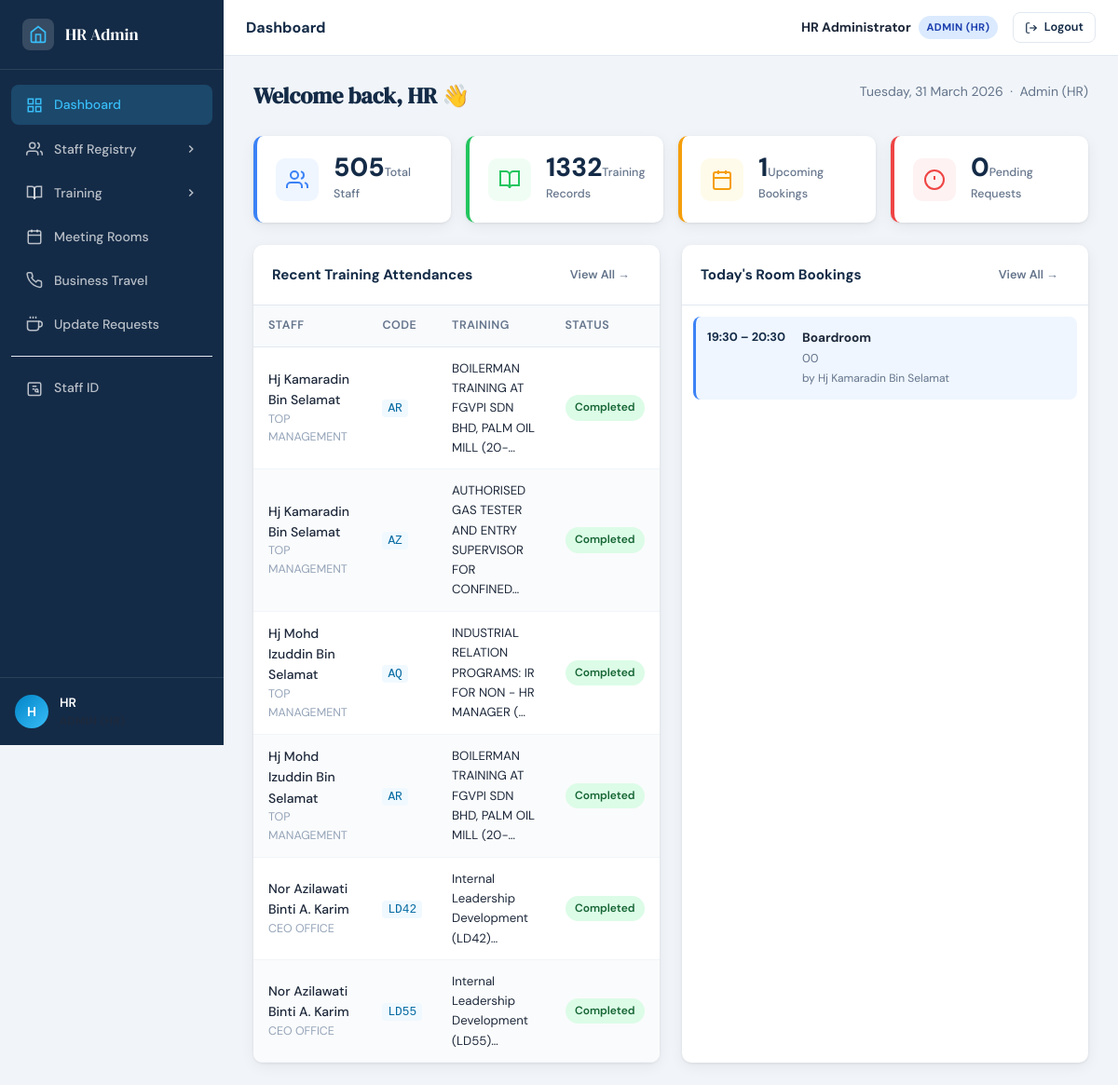
The app's page /dashboard.php (signed in) with its own data.
### tables this page shows
CREATE TABLE `training_attendances` (
  `id` int(11) NOT NULL,
  `staff_id` int(11) NOT NULL,
  `course_id` int(11) NOT NULL,
  `status` enum('Completed','In Progress','Scheduled') DEFAULT 'Completed',
  `remarks` text DEFAULT NULL,
  `created_by` int(11) DEFAULT NULL,
  `created_at` timestamp NOT NULL DEFAULT current_timestamp()
);

CREATE TABLE `staff` (
  `id` int(11) NOT NULL,
  `staff_no` varchar(20) NOT NULL,
  `name` varchar(150) NOT NULL,
  `position` varchar(200) DEFAULT NULL,
  `department_id` int(11) DEFAULT NULL,
  `company` varchar(10) DEFAULT 'FJB',
  `email` varchar(150) DEFAULT NULL,
  `is_active` tinyint(1) DEFAULT 1,
  `created_at` timestamp NOT NULL DEFAULT current_timestamp(),
  `updated_at` timestamp NOT NULL DEFAULT current_timestamp() ON UPDATE current_timestamp()
);

CREATE TABLE `departments` (
  `id` int(11) NOT NULL,
  `name` varchar(100) NOT NULL,
  `company` varchar(20) DEFAULT 'FJB',
  `created_at` timestamp NOT NULL DEFAULT current_timestamp()
);

CREATE TABLE `training_courses` (
  `id` int(11) NOT NULL,
  `code` varchar(20) NOT NULL,
  `title` text NOT NULL,
  `company` varchar(10) DEFAULT 'FJB',
  `training_date` date DEFAULT NULL,
  `created_at` timestamp NOT NULL DEFAULT current_timestamp()
);

CREATE TABLE `room_bookings` (
  `id` int(11) NOT NULL,
  `room_id` int(11) NOT NULL,
  `booked_by_id` int(11) NOT NULL,
  `booked_by_name` varchar(100) NOT NULL,
  `booking_date` date NOT NULL,
  `start_time` time NOT NULL,
  `end_time` time NOT NULL,
  `purpose` text DEFAULT NULL,
  `status` enum('pending','approved','rejected') NOT NULL DEFAULT 'pending',
  `approved_by` int(11) DEFAULT NULL,
  `approved_at` timestamp NULL DEFAULT NULL,
  `approval_note` text DEFAULT NULL,
  `created_at` timestamp NOT NULL DEFAULT current_timestamp(),
  `updated_at` timestamp NOT NULL DEFAULT current_timestamp() ON UPDATE current_timestamp(),
  `approved_by_id` int(11) DEFAULT NULL,
  `approved_by_name` varchar(100) DEFAULT NULL,
  `rejection_reason` varchar(255) DEFAULT NULL
);

CREATE TABLE `meeting_rooms` (
  `id` int(11) NOT NULL,
  `name` varchar(100) NOT NULL,
  `description` varchar(200) DEFAULT NULL,
  `capacity` int(11) NOT NULL,
  `color_class` varchar(50) DEFAULT NULL,
  `pic_user_id` int(11) DEFAULT NULL
);

### includes/auth.php (called while the page is built, shortened)
<?php
function getRole() {
    return $_SESSION['role'] ?? '';
}
function isAdmin() {
    return in_array(getRole(), ['admin_it', 'admin_hr']);
}
function currentUser() {
    return [
        'id'            => $_SESSION['user_id'] ?? null,
        'name'          => $_SESSION['name'] ?? '',
        'email'         => $_SESSION['email'] ?? '',
        'role'          => $_SESSION['role'] ?? '',
        'department_id' => $_SESSION['department_id'] ?? null,
        'department'    => $_SESSION['department'] ?? '',
        'staff_no'      => $_SESSION['staff_no'] ?? '',
        'position'      => $_SESSION['position'] ?? '',
        'company'       => $_SESSION['company'] ?? 'FJB',
    ];
}
function getRoleLabel($role = null) {
    $r = $role ?? getRole();
    return match($r) {
        'admin_it' => 'Admin (IT)',
        'admin_hr' => 'Admin (HR)',
        'staff'    => 'Staff',
        default    => ucfirst($r),
    };
}
function isModuleEnabled($module) {
    $pdo = getDB();
    try {
        $stmt = $pdo->prepare("SELECT setting_value FROM system_settings WHERE setting_key = ?");
        $stmt->execute(['module_' . $module]);
        $val = $stmt->fetchColumn();
        return $val !== false ? (bool)$val : true;
    } catch (Exception $e) {
        return true;
    }
}

### pages/home.php (the view, shortened to what this page needs)
<?php
$pdo  = getDB();
$user = currentUser();
if (isAdmin()) {
    $totalStaff     = $pdo->query("SELECT COUNT(*) FROM staff")->fetchColumn();
    $totalTraining  = $pdo->query("SELECT COUNT(*) FROM training_attendances")->fetchColumn();
    $totalBookings  = $pdo->query("SELECT COUNT(*) FROM room_bookings WHERE booking_date >= CURDATE()")->fetchColumn();
    $pendingReqs    = $pdo->query("SELECT COUNT(*) FROM update_requests WHERE status='Pending'")->fetchColumn();
    $recentTraining = $pdo->query("
        SELECT ta.status, ta.created_at, s.name as emp_name, s.staff_no,
               tc.code as training_code, tc.title as training_title, d.name as dept_name
        FROM training_attendances ta
        JOIN staff s ON ta.staff_id = s.id
        JOIN training_courses tc ON ta.course_id = tc.id
        LEFT JOIN departments d ON s.department_id = d.id
        ORDER BY ta.created_at DESC LIMIT 6
    ")->fetchAll();
}
$todayBookings = $pdo->query("
    SELECT rb.*, mr.name as room_name, mr.color_class
    FROM room_bookings rb
    JOIN meeting_rooms mr ON rb.room_id = mr.id
    WHERE rb.booking_date = CURDATE()
    ORDER BY rb.start_time
")->fetchAll();
?>
<div class="page-header">
    <h2>Welcome back, <?= htmlspecialchars(explode(' ', $user['name'])[0]) ?> 👋</h2>
    <p class="page-subtitle"><?= date('l, d F Y') ?> &nbsp;·&nbsp; <?= getRoleLabel() ?></p>
</div>
<div class="stats-grid">
    <?php if (isAdmin()): ?>
        <div class="stat-card stat-blue">
            <div class="stat-icon"></div>
            <div class="stat-info"><span class="stat-value"><?= $totalStaff ?></span><span class="stat-label">Total Staff</span></div>
        </div>
        <div class="stat-card stat-green">
            <div class="stat-icon"><svg xmlns="http://www.w3.org/2000/svg" width="24" height="24" viewBox="0 0 24 24" fill="none" stroke="currentColor" stroke-width="2"><path d="M2 3h6a4 4 0 0 1 4 4v14a3 3 0 0 0-3-3H2z"></path><path d="M22 3h-6a4 4 0 0 0-4 4v14a3 3 0 0 1 3-3h7z"></path></svg></div>
            <div class="stat-info"><span class="stat-value"><?= $totalTraining ?></span><span class="stat-label">Training Records</span></div>
        </div>
        <div class="stat-card stat-amber">
            <div class="stat-icon"></div>
            <div class="stat-info"><span class="stat-value"><?= $totalBookings ?></span><span class="stat-label">Upcoming Bookings</span></div>
        </div>
        <div class="stat-card stat-red">
            <div class="stat-icon"><svg xmlns="http://www.w3.org/2000/svg" width="24" height="24" viewBox="0 0 24 24" fill="none" stroke="currentColor" stroke-width="2"><circle cx="12" cy="12" r="10"></circle><line x1="12" y1="8" x2="12" y2="12"></line><line x1="12" y1="16" x2="12.01" y2="16"></line></svg></div>
            <div class="stat-info"><span class="stat-value"><?= $pendingReqs ?></span><span class="stat-label">Pending Requests</span></div>
        </div>
    <?php endif; ?>
</div>
<div class="dashboard-grid">
    <div class="card">
        <div class="card-header">
            <h3><?= isAdmin() ? 'Recent Training Attendances' : 'My Recent Trainings' ?></h3>
            <a href="?page=training" class="btn btn-sm btn-ghost">View All →</a>
        </div>
        <?php if (empty($recentTraining)): ?>
            <div class="empty-state" style="padding:2rem;">No training records yet.</div>
        <?php else: ?>
            <table class="table">
                <thead><tr><?= isAdmin() ? '<th>Staff</th>' : '' ?><th>Code</th><th>Training</th><th>Status</th></tr></thead>
                <tbody>
                <?php foreach ($recentTraining as $t): ?>
                <tr>
                    <?php if (isAdmin()): ?>
                    <td>
                        <div style="font-weight:500;"><?= htmlspecialchars($t['emp_name']) ?></div>
                        <div style="font-size:.78rem;color:#94a3b8;"><?= htmlspecialchars($t['dept_name'] ?? '') ?></div>
                    </td>
                    <?php endif; ?>
                    <td><code class="training-code"><?= htmlspecialchars($t['training_code']) ?></code></td>
                    <td style="font-size:.83rem;max-width:250px;"><?= htmlspecialchars(substr($t['training_title'], 0, 55)) ?>…</td>
                    <td><span class="status-badge status-<?= strtolower(str_replace(' ', '-', $t['status'])) ?>"><?= $t['status'] ?></span></td>
                </tr>
                <?php endforeach; ?>
                </tbody>
            </table>
        <?php endif; ?>
    </div>
    <div class="card">
        <div class="card-header">
            <h3>Today's Room Bookings</h3>
            <a href="?page=rooms" class="btn btn-sm btn-ghost">View All →</a>
        </div>
        <?php if (empty($todayBookings)): ?>
            <div class="empty-state" style="padding:2rem;">No bookings for today.</div>
        <?php else: ?>
            <div class="booking-list">
                <?php foreach ($todayBookings as $b): ?>
                <div class="booking-item <?= $b['color_class'] ?>">
                    <div class="booking-time"><?= date('H:i', strtotime($b['start_time'])) ?> – <?= date('H:i', strtotime($b['end_time'])) ?></div>
                    <div class="booking-details">
                        <strong><?= htmlspecialchars($b['room_name']) ?></strong>
                        <span><?= htmlspecialchars($b['purpose']) ?></span>
                        <small>by <?= htmlspecialchars($b['booked_by_name']) ?></small>
                    </div>
                </div>
                <?php endforeach; ?>
            </div>
        <?php endif; ?>
    </div>
</div>

### dashboard.php (shortened to what this page needs)
<?php
require_once 'includes/auth.php';
$user = currentUser();
$page = $_GET['page'] ?? 'home';
?>
<!DOCTYPE html>
<html lang="en">
<head>
<link rel="stylesheet" href="assets/css/style.css">
</head>
<body class="app-body">
<aside class="sidebar" id="sidebar">
    <div class="sidebar-brand">
        <div class="brand-icon-sm">
            <svg xmlns="http://www.w3.org/2000/svg" width="20" height="20" viewBox="0 0 24 24" fill="none" stroke="currentColor" stroke-width="2"><path d="M3 9l9-7 9 7v11a2 2 0 0 1-2 2H5a2 2 0 0 1-2-2z"></path><polyline points="9 22 9 12 15 12 15 22"></polyline></svg>
        </div>
        <span>HR Admin</span>
    </div>
    <nav class="sidebar-nav">
        <a href="?page=home" class="nav-item <?= $page==='home'?'active':'' ?>">
            Dashboard
        </a>
        <?php if (isAdmin() && isModuleEnabled('staff')): ?>
        <div class="nav-group" id="navGroupRegistry">
            <div class="nav-group-toggle <?= in_array($page,['staff','family','report'])?'open has-active':'' ?>"
                 onclick="toggleNavGroup('navGroupRegistry')">
                <svg xmlns="http://www.w3.org/2000/svg" width="18" height="18" viewBox="0 0 24 24" fill="none" stroke="currentColor" stroke-width="2">
                    <path d="M17 21v-2a4 4 0 0 0-4-4H5a4 4 0 0 0-4 4v2"/><circle cx="9" cy="7" r="4"/><path d="M23 21v-2a4 4 0 0 0-3-3.87"/><path d="M16 3.13a4 4 0 0 1 0 7.75"/>
                </svg>
                <span>Staff Registry</span>
                <svg class="toggle-arrow" xmlns="http://www.w3.org/2000/svg" width="14" height="14" viewBox="0 0 24 24" fill="none" stroke="currentColor" stroke-width="2.5">
                    <polyline points="9 18 15 12 9 6"/>
                </svg>
            </div>
        </div>
        <?php endif; ?>
        <?php if (isModuleEnabled('training')): ?>
        <div class="nav-group" id="navGroupTraining">
            <div class="nav-group-toggle <?= in_array($page,['training','training_report','import_training'])?'open has-active':'' ?>"
                 onclick="toggleNavGroup('navGroupTraining')">
                <svg xmlns="http://www.w3.org/2000/svg" width="18" height="18" viewBox="0 0 24 24" fill="none" stroke="currentColor" stroke-width="2">
                    <path d="M2 3h6a4 4 0 0 1 4 4v14a3 3 0 0 0-3-3H2z"></path>
                    <path d="M22 3h-6a4 4 0 0 0-4 4v14a3 3 0 0 1 3-3h7z"></path>
                </svg>
                <span>Training</span>
                <svg class="toggle-arrow" xmlns="http://www.w3.org/2000/svg" width="14" height="14" viewBox="0 0 24 24" fill="none" stroke="currentColor" stroke-width="2.5">
                    <polyline points="9 18 15 12 9 6"/>
                </svg>
            </div>
        </div>
        <?php endif; ?>
        <?php if (isModuleEnabled('rooms')): ?>
        <a href="?page=rooms" class="nav-item <?= $page==='rooms'?'active':'' ?>">
            Meeting Rooms
        </a>
        <?php endif; ?>
        <?php if (isAdmin()): ?>
        <a href="?page=travel" class="nav-item <?= $page==='travel'?'active':'' ?>">
            Business Travel
        </a>
        <?php endif; ?>
        <?php if (isAdmin() && isModuleEnabled('requests')): ?>
        <a href="?page=requests" class="nav-item <?= $page==='requests'?'active':'' ?>">
            Update Requests
        </a>
        <?php endif; ?>
        <?php if (isAdmin()): ?>
        <div class="nav-divider"></div>
        <a href="?page=staffid" class="nav-item <?= $page==='staffid'?'active':'' ?>">
            Staff ID
        </a>
        <?php endif; ?>
    </nav>
    <div class="sidebar-footer">
        <div class="sidebar-user">
            <div class="user-avatar"><?= strtoupper(substr($user['name'],0,1)) ?></div>
            <div class="user-info">
                <span class="user-name"><?= htmlspecialchars(explode(' ',$user['name'])[0]) ?></span>
                <span class="user-role <?= str_replace('_','-',$user['role']) ?>"><?= getRoleLabel() ?></span>
            </div>
        </div>
    </div>
</aside>
<div class="main-wrapper">
    <header class="topbar">
        <div class="topbar-title">
            <?php
            $titles=[
                'home'=>'Dashboard',
                'staff'=>'Staff Registry',
                'training'=>'Training Records',
                'training_report'=>'Training Report',
                'family'=>'Family Information',
                'report'=>'Staff Registry Report',
                'rooms'=>'Meeting Rooms',
                'travel'=>'Business Travel',
                'requests'=>'Update Requests',
                'settings'=>'System Settings',
                'users'=>'User Accounts',
                'staffid'=>'Staff ID Management',
                'import_training'=>'Import CSV Data'
            ];
            echo $titles[$page]??'Dashboard';
            ?>
        </div>
        <div class="topbar-right">
            <span class="topbar-user">
                <strong><?= htmlspecialchars($user['name']) ?></strong>
                <span class="role-badge <?= str_replace('_','-',$user['role']) ?>"><?= getRoleLabel() ?></span>
            </span>
            <a href="logout.php" class="btn btn-outline btn-sm">
                <svg xmlns="http://www.w3.org/2000/svg" width="14" height="14" viewBox="0 0 24 24" fill="none" stroke="currentColor" stroke-width="2"><path d="M9 21H5a2 2 0 0 1-2-2V5a2 2 0 0 1 2-2h4"></path><polyline points="16 17 21 12 16 7"></polyline><line x1="21" y1="12" x2="9" y2="12"></line></svg>
                Logout
            </a>
        </div>
    </header>
    <main class="content-area">
        <?php
        switch($page) {
            default:                include 'pages/home.php'; break;
        }
        ?>
    </main>
</div>
</body>
</html>

### records on screen
training_attendances: staff.name "Hj Kamaradin Bin Selamat", departments.name "TOP MANAGEMENT", course.code "AR", course.title "BOILERMAN TRAINING AT FGVPI SDN BHD, PALM OIL MILL (20-", status "Completed"
training_attendances: staff.name "Hj Kamaradin Bin Selamat", departments.name "TOP MANAGEMENT", course.code "AZ", course.title "AUTHORISED GAS TESTER AND ENTRY SUPERVISOR FOR CONFINED", status "Completed"
training_attendances: staff.name "Hj Mohd Izuddin Bin Selamat", departments.name "TOP MANAGEMENT", course.code "AQ", course.title "INDUSTRIAL RELATION PROGRAMS: IR FOR NON - HR MANAGER (", status "Completed"
training_attendances: staff.name "Hj Mohd Izuddin Bin Selamat", departments.name "TOP MANAGEMENT", course.code "AR", course.title "BOILERMAN TRAINING AT FGVPI SDN BHD, PALM OIL MILL (20-", status "Completed"
training_attendances: staff.name "Nor Azilawati Binti A. Karim", departments.name "CEO OFFICE", course.code "LD42", course.title "Internal Leadership Development (LD42)", status "Completed"
training_attendances: staff.name "Nor Azilawati Binti A. Karim", departments.name "CEO OFFICE", course.code "LD55", course.title "Internal Leadership Development (LD55)", status "Completed"
room_bookings: start_time "19:30", end_time "20:30", room.name "Boardroom", purpose "00", booked_by_name "Hj Kamaradin Bin Selamat"

### other values on screen
substr($user['name'],0,1) "H"
explode(' ',$user['name'])[0] "HR"
$titles[$page] "Dashboard"
$user['name'] "HR Administrator"
getRoleLabel() "ADMIN (HR)"
explode(' ', $user['name'])[0] "HR"
getRoleLabel() "Admin (HR)"
$totalStaff "505"
$totalTraining "1332"
$totalBookings "1"
$pendingReqs "0"
